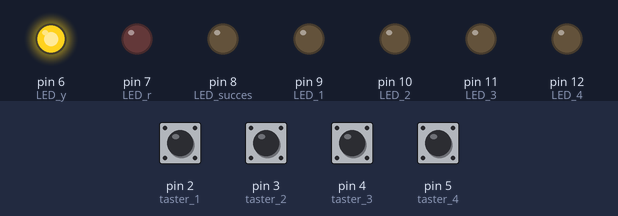
Recording of a sketch running on a simulated Arduino Uno, built with avr-gcc and run on an emulated ATmega328P. Parts: output pins drawn as LEDs (lit = HIGH). Inputs (shaded band) come from the test bench; at power-on: pin 2 (taster_1), pin 3 (taster_2), pin 4 (taster_3), pin 5 (taster_4) HIGH. Random numbers use the default seed unless the sketch sets one.

Above: at 4.3 s.
4.4 s: pin 2 (taster_1) pulled LOW for 0.15 s
At 5.4 s:
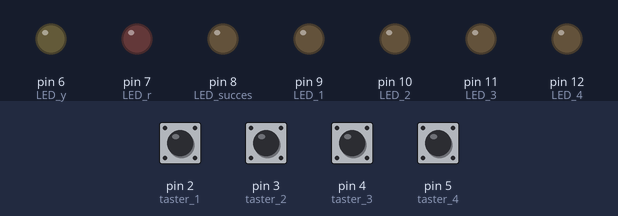
At 6.6 s:
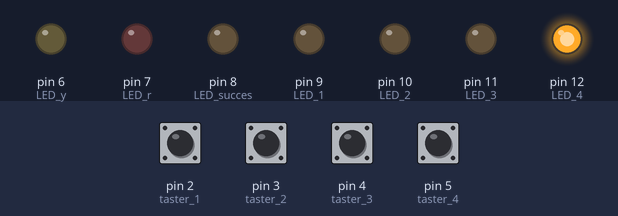
7.9 s: pin 3 (taster_2) pulsed LOW 5 times (0.12 s each, 0.3 s apart)
At 12.2 s:
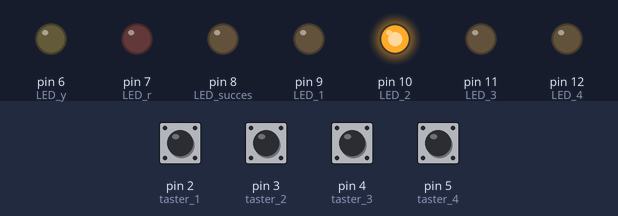
Timing chart, 0 to 14.4 s (numbered marks = the images above; inputs shaded):
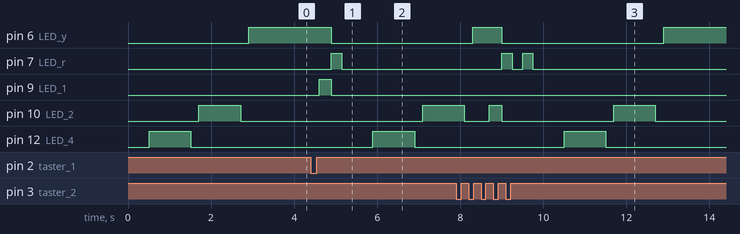

The sketch:

2022201730_Popovic_Nikola.ino
```cpp
#include <Arduino.h>

const int taster_1 = 2;
const int taster_2 = 3;
const int taster_3 = 4;
const int taster_4 = 5;

const int LED_y      = 6;
const int LED_r      = 7;
const int LED_succes = 8;
const int LED_1      = 9;
const int LED_2      = 10;
const int LED_3      = 11;
const int LED_4      = 12;

enum GameState {
  STATE_GENERATE,
  STATE_SHOW,
  STATE_INPUT,
  STATE_SUCCESS,
  STATE_WRONG,
  STATE_GAME_OVER
};

const int MAX_LEVEL = 100;
const int MAX_TRIES = 3;
int sequence[MAX_LEVEL];
int level       = 1;
int tries       = 0;
int input_index = 0;
int velocity    = 1000;
GameState state = STATE_GENERATE;

// Timer1 kida se na svakih 1ms zamena za delay
volatile bool         timer_fired        = false;
volatile unsigned int timer_ms_remaining = 0;
volatile int button_pressed = -1;

ISR(TIMER1_COMPA_vect) {
  if (timer_ms_remaining > 0) {
    timer_ms_remaining--;
  } else {
    timer_fired = true;
  }
}

void timer1_init() {
  TCCR1A = 0;
  TCCR1B = (1 << WGM12) | (1 << CS11) | (1 << CS10); // CTC, prescaler 64
  OCR1A  = 249;                                         // 1ms at 16MHz
  TIMSK1 = (1 << OCIE1A);
  sei();
}

void timer_wait(unsigned int ms) {
  timer_fired        = false;
  timer_ms_remaining = ms - 1;
  while (!timer_fired);
}

ISR(INT0_vect) { if (button_pressed == -1) button_pressed = LED_1; } // pin 2
ISR(INT1_vect) { if (button_pressed == -1) button_pressed = LED_2; } // pin 3

ISR(PCINT2_vect) {  // PORTD covers pins 0-7, handles pin 4 and 5
  if (button_pressed != -1) return;
  if (digitalRead(taster_3) == LOW) button_pressed = LED_3;  // pin 4
  else if (digitalRead(taster_4) == LOW) button_pressed = LED_4;  // pin 5
}

void interrupts_init() {
  // INT0 (pin 2) and INT1 (pin 3) — falling edge
  EICRA = (1 << ISC01) | (1 << ISC11);
  EIMSK = (1 << INT0) | (1 << INT1);

  // Pin-Change on PORTD for pins 4 (PCINT20) and 5 (PCINT21)
  PCICR  |= (1 << PCIE2);
  PCMSK2 |= (1 << PCINT20) | (1 << PCINT21);
}

void all_leds_off() {
  digitalWrite(LED_1,      LOW);
  digitalWrite(LED_2,      LOW);
  digitalWrite(LED_3,      LOW);
  digitalWrite(LED_4,      LOW);
  digitalWrite(LED_y,      LOW);
  digitalWrite(LED_r,      LOW);
  digitalWrite(LED_succes, LOW);
}

void blink_red(int times) {
  for (int i = 0; i < times; i++) {
    digitalWrite(LED_r, HIGH);
    timer_wait(250);
    digitalWrite(LED_r, LOW);
    timer_wait(250);
  }
}

void generate_sequence() {
  randomSeed(millis());
  int led_map[4] = {LED_1, LED_2, LED_3, LED_4};
  for (int i = 0; i < MAX_LEVEL; i++) {
    sequence[i] = led_map[random(0, 4)];
  }
}

void show_sequence() {
  all_leds_off();
  timer_wait(500);

  for (int i = 0; i < level; i++) {
    digitalWrite(sequence[i], HIGH);
    timer_wait(velocity);
    digitalWrite(sequence[i], LOW);
    timer_wait(200);
  }
}

int wait_for_button() {
  button_pressed = -1;
  while (button_pressed == -1);  // ISR sets this
  int pressed = button_pressed;
  timer_wait(200);               // debounce
  button_pressed = -1;
  return pressed;
}

void setup() {
  pinMode(taster_1, INPUT_PULLUP);
  pinMode(taster_2, INPUT_PULLUP);
  pinMode(taster_3, INPUT_PULLUP);
  pinMode(taster_4, INPUT_PULLUP);

  pinMode(LED_y,      OUTPUT);
  pinMode(LED_r,      OUTPUT);
  pinMode(LED_succes, OUTPUT);
  pinMode(LED_1,      OUTPUT);
  pinMode(LED_2,      OUTPUT);
  pinMode(LED_3,      OUTPUT);
  pinMode(LED_4,      OUTPUT);

  timer1_init();
  interrupts_init();

  state = STATE_GENERATE;
}

void loop() {
  switch (state) {

    case STATE_GENERATE:
      generate_sequence();
      level    = 2;
      tries    = 0;
      velocity = 1000;
      state    = STATE_SHOW;
      break;

    case STATE_SHOW:
      show_sequence();
      input_index = 0;
      state = STATE_INPUT;
      break;

    case STATE_INPUT: {
      digitalWrite(LED_y, HIGH);

      int pressed = wait_for_button();

      digitalWrite(pressed, HIGH);
      timer_wait(300);
      digitalWrite(pressed, LOW);

      if (pressed == sequence[input_index]) {
        input_index++;
        if (input_index == level) {
          digitalWrite(LED_y, LOW);
          state = STATE_SUCCESS;
        }
      } else {
        digitalWrite(LED_y, LOW);
        state = STATE_WRONG;
      }
      break;
    }

    case STATE_SUCCESS:
      tries = 0;
      all_leds_off();

      digitalWrite(LED_succes, HIGH);
      digitalWrite(LED_1, HIGH);
      digitalWrite(LED_2, HIGH);
      digitalWrite(LED_3, HIGH);
      digitalWrite(LED_4, HIGH);
      timer_wait(1000);
      all_leds_off();

      if (level < MAX_LEVEL) level++;
      if (velocity > 100)    velocity -= 50;

      state = STATE_SHOW;
      break;

    case STATE_WRONG:
      tries++;
      blink_red(tries);

      if (tries >= MAX_TRIES) {
        state = STATE_GAME_OVER;
      } else {
        input_index = 0;
        state = STATE_SHOW;
      }
      break;

    case STATE_GAME_OVER:
      all_leds_off();
      digitalWrite(LED_r, HIGH);

      wait_for_button();

      digitalWrite(LED_r, LOW);
      state = STATE_GENERATE;
      break;
  }
}
```

Measured:
- after the input at 4.4 s, pin 6 (LED_y): HIGH → LOW after 0.50 s; pin 7 (LED_r): LOW → HIGH after 0.50 s, → LOW 0.25 s later; pin 9 (LED_1): LOW → HIGH after 0.20 s, → LOW 0.30 s later; pin 10 (LED_2): LOW → HIGH after 2.7 s; pin 12 (LED_4): LOW → HIGH after 1.5 s, → LOW 1.0 s later
- after the input at 7.9 s, pin 7 (LED_r): alternates HIGH for 0.25 s and LOW for 0.25 s, 4 changes in all, then stays LOW, starting after 1.1 s; pin 12 (LED_4): LOW → HIGH after 2.6 s, → LOW 1.0 s later
